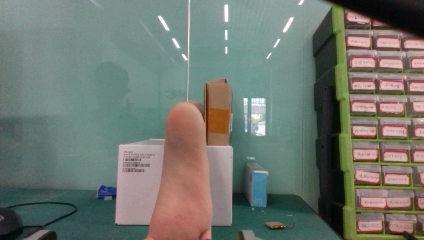
#> input picture data/session_m2_20260820/sole/rgb.png, 424 x 240 px
$ python -i analyze_m3_independent.py   (imports and definitions only)
#> lines starting #> are read from the running program, lines starting #| are printed output that depends on the picture; after the words box and inside, x2 and y2 are one past the last pixel; in counts of white or black regions, pixels touching at a corner belong together
#!/usr/bin/env python3
"""Independent M3 wire detector.

This file intentionally does not read m3_wire_annotations.json or any marked
image.  It detects long, thin, straight image structures from the original
RGB frame and uses only generic image evidence to choose a candidate.
"""
from __future__ import annotations

import argparse
import json
from pathlib import Path

import cv2
import numpy as np

PROJECT = Path(__file__).resolve().parents[1]


def unit(v: np.ndarray) -> np.ndarray:
    n = float(np.linalg.norm(v))
    if n < 1e-9:
        raise ValueError("zero direction")
    return v / n


def fit_trimmed(points: np.ndarray, seed: np.ndarray) -> tuple[np.ndarray, np.ndarray, np.ndarray, float]:
    if len(points) < 12:
        raise ValueError("too few edge points")
    active = points.copy()
    direction = seed.copy()
    for _ in range(8):
        center = np.mean(active, axis=0)
        _, _, vt = np.linalg.svd(active - center, full_matrices=False)
        direction = unit(vt[0])
        if float(direction @ seed) < 0:
            direction = -direction
        residual = np.abs((active - center)[:, 0] * direction[1] - (active - center)[:, 1] * direction[0])
        med = float(np.median(residual))
        mad = float(np.median(np.abs(residual - med)))
        keep = residual <= max(1.5, med + 2.8 * max(mad, 0.25))
        if int(np.count_nonzero(keep)) < 12 or int(np.count_nonzero(keep)) == len(active):
            break
        active = active[keep]
    center = np.mean(active, axis=0)
    residual = np.abs((active - center)[:, 0] * direction[1] - (active - center)[:, 1] * direction[0])
    return center, direction, active, float(np.sqrt(np.mean(residual * residual)))


def line_points(edges: np.ndarray, origin: np.ndarray, direction: np.ndarray) -> tuple[np.ndarray, np.ndarray]:
    yy, xx = np.nonzero(edges)
    points = np.column_stack((xx, yy)).astype(np.float64)
    delta = points - origin
    projection = delta @ direction
    residual = np.abs(delta[:, 0] * direction[1] - delta[:, 1] * direction[0])
    h, w = edges.shape
    corners = np.array([[0, 0], [w - 1, 0], [0, h - 1], [w - 1, h - 1]], dtype=np.float64)
    corner_proj = (corners - origin) @ direction
    keep = (residual <= 3.0) & (projection >= float(corner_proj.min()) - 2) & (projection <= float(corner_proj.max()) + 2)
    return points[keep], projection[keep]


def coverage_score(projection: np.ndarray, length: float) -> float:
    if len(projection) < 2 or length < 1:
        return 0.0
    bins = max(8, int(length / 8.0))
    lo, hi = float(projection.min()), float(projection.max())
    occupied, _ = np.histogram(projection, bins=bins, range=(lo, hi))
    return float(np.count_nonzero(occupied)) / bins


def contrast_score(gray: np.ndarray, center: np.ndarray, direction: np.ndarray, lo: float, hi: float) -> float:
    normal = np.array([-direction[1], direction[0]])
    values_center: list[float] = []
    values_side: list[float] = []
    h, w = gray.shape
    for projection in np.linspace(lo, hi, max(20, int((hi - lo) / 3.0))):
        point = center + direction * projection
        px, py = np.rint(point).astype(int)
        if not (4 <= px < w - 4 and 4 <= py < h - 4):
            continue
        center_samples = [gray[int(np.clip(py + normal[1] * offset, 0, h - 1)), int(np.clip(px + normal[0] * offset, 0, w - 1))] for offset in (-1, 0, 1)]
        left = gray[int(np.clip(py + normal[1] * -4, 0, h - 1)), int(np.clip(px + normal[0] * -4, 0, w - 1))]
        right = gray[int(np.clip(py + normal[1] * 4, 0, h - 1)), int(np.clip(px + normal[0] * 4, 0, w - 1))]
        values_center.append(float(np.mean(center_samples)))
        # Both sides must be brighter than the narrow centre. This rejects
        # one-sided table/box boundaries that otherwise look like long wires.
        values_side.append(float(min(left, right) - np.mean(center_samples)))
    if not values_center:
        return 0.0
    return float(np.clip(np.mean(values_side) / 50.0, -1.0, 1.0))


def skin_mask(image: np.ndarray) -> np.ndarray:
    b, g, r = [channel.astype(np.int16) for channel in cv2.split(image)]
    hsv = cv2.cvtColor(image, cv2.COLOR_BGR2HSV)
    # Broad but chromatic flesh cue; the green background and grey box do not
    # pass the red-over-green and low-hue tests. No fixed image coordinates.
    mask = (((hsv[:, :, 0] <= 20) | (hsv[:, :, 0] >= 170)) & (hsv[:, :, 1] >= 35) & (hsv[:, :, 2] >= 70) & (r > g + 15) & (g > b + 3)).astype(np.uint8)
    kernel = np.ones((5, 5), np.uint8)
    return cv2.morphologyEx(mask, cv2.MORPH_CLOSE, kernel, iterations=2)


def skin_support(mask: np.ndarray, center: np.ndarray, direction: np.ndarray, lo: float, hi: float) -> tuple[float, int]:
    h, w = mask.shape
    count = 0
    samples = max(20, int(abs(hi - lo)))
    values: list[int] = []
    for projection in np.linspace(lo, hi, samples):
        px, py = np.rint(center + direction * projection).astype(int)
        if 0 <= px < w and 0 <= py < h:
            values.append(int(mask[py, px]))
    if not values:
        return 0.0, 0
    for before, after in zip(values, values[1:]):
        count += int(before != after)
    return float(np.mean(values)), count


def clip_at_flesh_boundary(mask: np.ndarray, center: np.ndarray, direction: np.ndarray, lo: float, hi: float) -> tuple[float, float]:
    """Remove the hidden-in-flesh continuation from a visible wire segment."""
    count = max(40, int(abs(hi - lo) * 1.5))
    projections = np.linspace(lo, hi, count)
    h, w = mask.shape
    values = []
    for projection in projections:
        px, py = np.rint(center + direction * projection).astype(int)
        values.append(int(mask[np.clip(py, 0, h - 1), np.clip(px, 0, w - 1)]))
    values = np.asarray(values, dtype=np.uint8)
    # If flesh occupies one end of the line, use the first background/flesh
    # boundary as the visible entry point. Interior flesh runs are not used.
    if float(np.mean(values[:min(12, count)])) > 0.5:
        transitions = np.where((values[:-1] == 1) & (values[1:] == 0))[0]
        if len(transitions):
            lo = float(projections[int(transitions[0] + 1)])
    elif float(np.mean(values[-min(12, count):])) > 0.5:
        transitions = np.where((values[:-1] == 0) & (values[1:] == 1))[0]
        if len(transitions):
            hi = float(projections[int(transitions[-1])])
    return min(lo, hi), max(lo, hi)


def candidates(edges: np.ndarray) -> list[tuple[np.ndarray, np.ndarray, str]]:
    result: list[tuple[np.ndarray, np.ndarray, str]] = []
    detector = cv2.createLineSegmentDetector(cv2.LSD_REFINE_STD)
    detected = detector.detect(edges)[0]
    if detected is not None:
        for x1, y1, x2, y2 in detected.reshape(-1, 4):
            a, b = np.array([x1, y1]), np.array([x2, y2])
            if np.linalg.norm(b - a) >= 18:
                result.append((a, b, "LSD"))
    hough = cv2.HoughLinesP(edges, 1, np.pi / 360.0, threshold=16, minLineLength=18, maxLineGap=12)
    if hough is not None:
        for x1, y1, x2, y2 in hough.reshape(-1, 4):
            a, b = np.array([x1, y1], dtype=np.float64), np.array([x2, y2], dtype=np.float64)
            if np.linalg.norm(b - a) >= 18:
                result.append((a, b, "Hough"))
    return result


def detect(image: np.ndarray) -> tuple[dict, np.ndarray]:
    gray = cv2.cvtColor(image, cv2.COLOR_BGR2GRAY)
    enhanced = cv2.createCLAHE(clipLimit=2.5, tileGridSize=(8, 8)).apply(gray)
    edges = cv2.Canny(enhanced, 30, 95, apertureSize=3, L2gradient=True)
    flesh = skin_mask(image)
    scored: list[tuple[float, dict, np.ndarray]] = []
    for a, b, source in candidates(edges):
        direction = unit(b - a)
        origin = (a + b) * 0.5
        points, projection = line_points(edges, origin, direction)
        if len(points) < 20:
            continue
        try:
            center, direction, inliers, rms = fit_trimmed(points, direction)
        except ValueError:
            continue
        fitted_projection = (inliers - center) @ direction
        lo, hi = float(np.percentile(fitted_projection, 2)), float(np.percentile(fitted_projection, 98))
        length = hi - lo
        coverage = coverage_score(fitted_projection, length)
        contrast = contrast_score(gray, center, direction, lo, hi)
        flesh_fraction, transitions = skin_support(flesh, center, direction, lo, hi)
        # Generic physical prior: a K-wire is long, straight, narrow, and
        # continuously supported by two nearby image edges. No image location
        # or annotation coordinate is used here.
        # A true wire should enter/terminate at the flesh region, unlike a
        # tabletop or storage-box edge.  The transition term rewards a line
        # crossing between background and flesh, without using the annotation.
        score = 0.020 * length + 35.0 * coverage + 180.0 * contrast + 35.0 * flesh_fraction + 8.0 * min(transitions, 4) - 12.0 * min(rms, 4.0)
        lo, hi = clip_at_flesh_boundary(flesh, center, direction, lo, hi)
        visible_mask = (fitted_projection >= lo) & (fitted_projection <= hi)
        visible_inliers = inliers[visible_mask] if int(np.count_nonzero(visible_mask)) >= 12 else inliers
        visible_residual = np.abs((visible_inliers - center)[:, 0] * direction[1] - (visible_inliers - center)[:, 1] * direction[0])
        visible_rms = float(np.sqrt(np.mean(visible_residual * visible_residual)))
        pa = np.rint(center + lo * direction).astype(int); pb = np.rint(center + hi * direction).astype(int)
        result = {"candidate_source": source, "score": round(float(score), 3), "inlier_count": int(len(inliers)), "line_center_px": [round(float(v), 3) for v in center], "line_direction_px": [round(float(v), 7) for v in direction], "visible_segment_px": [int(pa[0]), int(pa[1]), int(pb[0]), int(pb[1])], "flesh_fraction": round(flesh_fraction, 3), "flesh_transitions": transitions}
        result["visible_segment_px"] = [int(pa[0]), int(pa[1]), int(pb[0]), int(pb[1])]
        result["visible_length_px"] = round(float(np.linalg.norm(pb - pa)), 3); result["fit_rms_px"] = round(visible_rms, 3); result["coverage"] = round(coverage, 3); result["contrast"] = round(contrast, 3)
        overlay = image.copy()
        cv2.line(overlay, tuple(pa), tuple(pb), (0, 0, 255), 2, cv2.LINE_AA)
        for px, py in visible_inliers.astype(int):
            cv2.circle(overlay, (int(px), int(py)), 1, (255, 255, 0), -1)
        scored.append((score, result, overlay))
    if not scored:
        raise RuntimeError("未找到满足连续直线约束的候选")
    score, result, overlay = max(scored, key=lambda item: item[0])
    result["algorithm"] = "full-frame Gray + CLAHE + Canny + LSD/Hough candidates + edge-point trimmed TLS robust fit"
    result["annotation_independent"] = True
    cv2.putText(overlay, f"independent wire {result['visible_length_px']:.1f}px rms {result['fit_rms_px']:.2f}px", (8, 22), cv2.FONT_HERSHEY_SIMPLEX, 0.48, (0, 0, 0), 3, cv2.LINE_AA)
    cv2.putText(overlay, f"independent wire {result['visible_length_px']:.1f}px rms {result['fit_rms_px']:.2f}px", (8, 22), cv2.FONT_HERSHEY_SIMPLEX, 0.48, (255, 255, 255), 1, cv2.LINE_AA)
    return result, overlay


def main() -> int:
    parser = argparse.ArgumentParser()
    parser.add_argument("--session", type=Path, required=True)
    args = parser.parse_args()
    results = {}
    for name in ("wire_a", "wire_b"):
        image = cv2.imread(str(args.session / name / "rgb.png"), cv2.IMREAD_COLOR)
        if image is None:
            raise FileNotFoundError(name)
        result, overlay = detect(image)
        results[name] = result
        cv2.imwrite(str(args.session / f"{name}_overlay_independent.png"), overlay)
        print(name, result)
    (args.session / "m3_wire_results_independent.json").write_text(json.dumps(results, ensure_ascii=False, indent=2) + "\n", encoding="utf-8")
    return 0


# [2 lines not run here, left out]

>>> import cv2
>>> picture = cv2.imread('../data/session_m2_20260820/sole/rgb.png')
#> picture is the input picture: shape (240, 424, 3); mean B, G, R 110.3, 118.4, 111.7
>>> result = detect(picture)
#> in detect, `gray = cv2.cvtColor(image, cv2.COLOR_BGR2GRAY)`:
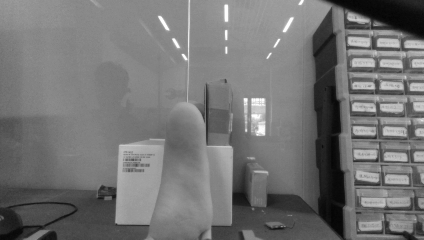
#> gray: shape (240, 424); min 4, max 254, mean 115.4
#> in detect, `enhanced = cv2.createCLAHE(clipLimit=2.5, tileGridSize=(8, 8)).apply(g..`:
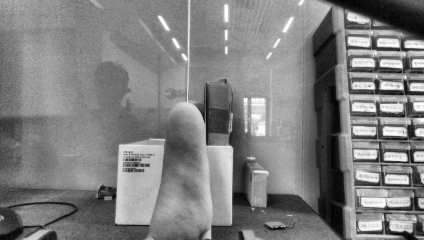
#> enhanced: shape (240, 424); min 2, max 255, mean 126.9
#> in detect, `edges = cv2.Canny(enhanced, 30, 95, apertureSize=3, L2gradient=True)`:
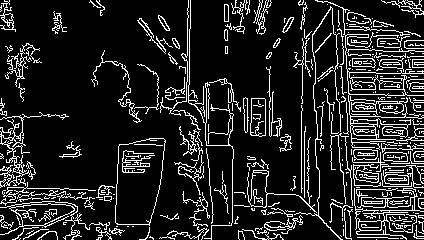
#> edges: shape (240, 424); 14.3% white in thin lines or dots
#> in skin_mask, `b, g, r = [channel.astype(np.int16) for channel in cv2.split(image)]`:
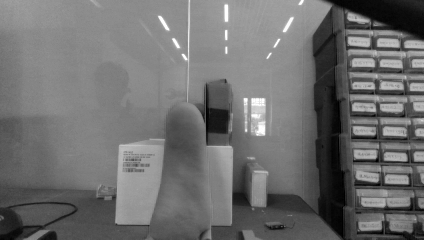
#> b: shape (240, 424) int16; min 0, max 255, mean 110.3
#> in skin_mask, `b, g, r = [channel.astype(np.int16) for channel in cv2.split(image)]`:
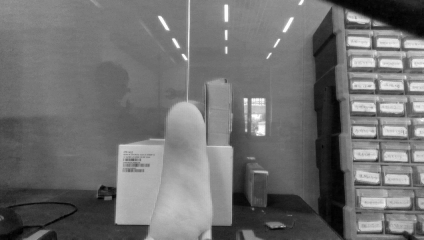
#> r: shape (240, 424) int16; min 0, max 255, mean 111.7
#> in skin_mask, `hsv = cv2.cvtColor(image, cv2.COLOR_BGR2HSV)`: hsv: shape (240, 424, 3); mean H, S, V 69, 63.7, 127.9
#> in skin_mask, `mask = (((hsv[:, :, 0] <= 20) | (hsv[:, :, 0] >= 170)) & (hsv[:, :, 1]..`: mask: shape (240, 424); values 0 (black) and 1 (white), 12.9% white; 93 white regions (61 under 20 px), largest, box (x1, y1, x2, y2) and area: (144, 79, 232, 240) 8354, (356, 214, 424, 235) 606, (352, 145, 424, 163) 485
#> in skin_mask, `return cv2.morphologyEx(mask, cv2.MORPH_CLOSE, kernel, iterations=2)`:
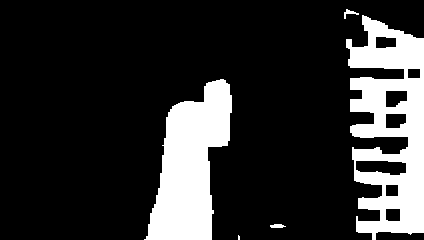
#> returned value: shape (240, 424); values 0 (black) and 1 (white), 18.7% white; 5 white regions (1 under 20 px), largest, box (x1, y1, x2, y2) and area: (346, 15, 424, 240) 10465, (144, 79, 232, 240) 8454, (344, 9, 359, 19) 54, (270, 224, 286, 228) 50
#> the loop in detect, `for a, b, source in candidates(edges):` made 772 passes
#> (a, b) on passes 18 to 20: ([156.6, 72.35], [141.4, 62.63]), ([313.1, 35.61], [331.1, 8.42]), ([316.4, 74.42], [314.7, 54.24])
#> in detect, `cv2.putText(overlay, f"independent wire {result['visible_length_px']:...`:
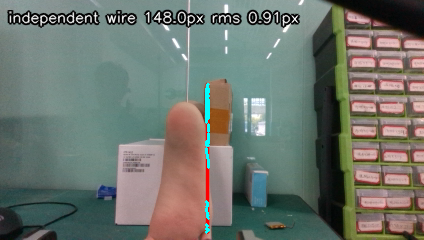
#> overlay: shape (240, 424, 3); mean of channels 0, 1, 2 108.3, 116.2, 109.3; drawn as B, G, R
